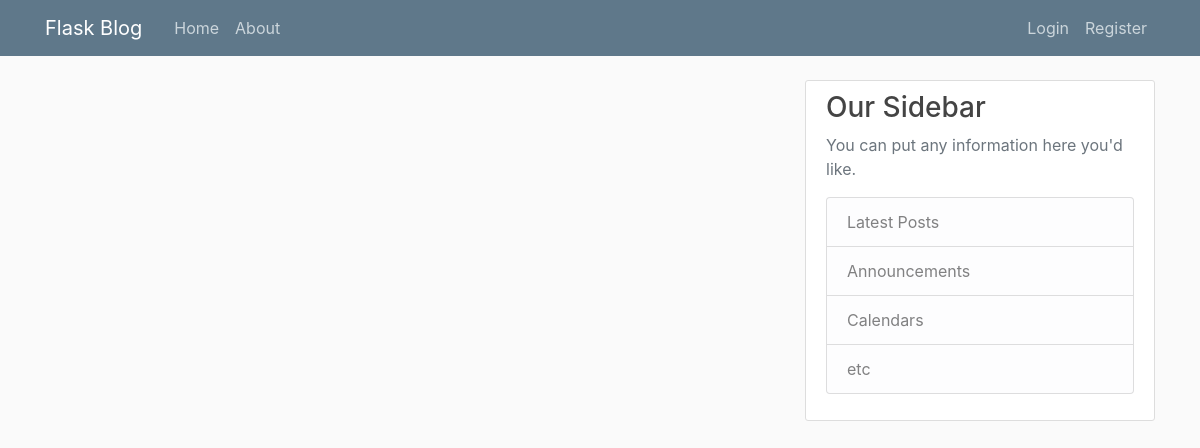
Page /home on the earlier database version.
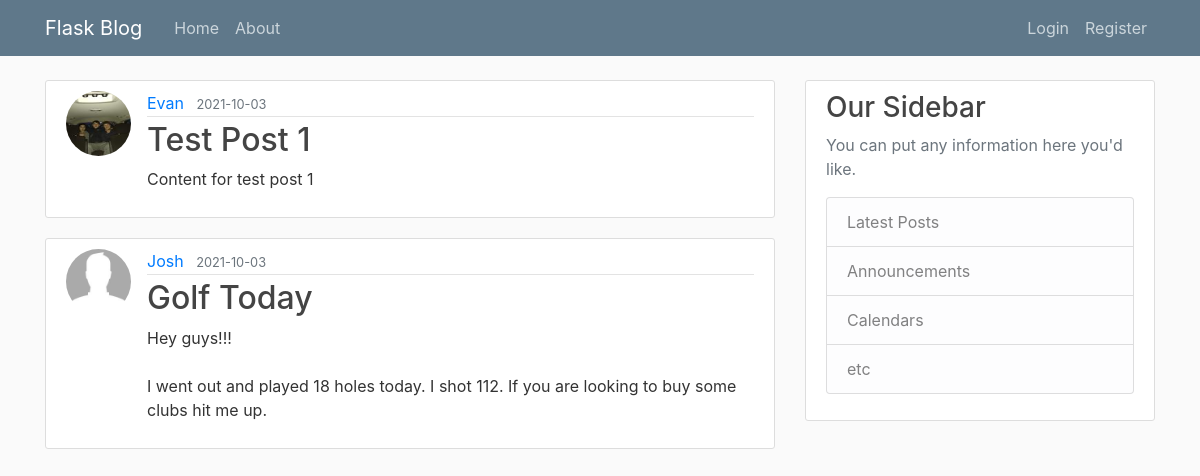
Same page on the later database version.
### flaskblog/models.py (models this page shows, shortened)
class Post(db.Model):
    id = db.Column(db.Integer, primary_key=True)
    title = db.Column(db.String(100), nullable=False)
    date_posted = db.Column(db.DateTime, nullable=False, default=datetime.utcnow)
    content = db.Column(db.Text, nullable=False)
    user_id = db.Column(db.Integer, db.ForeignKey('user.id'), nullable=False)

class User(db.Model, UserMixin):
    id = db.Column(db.Integer, primary_key=True)
    username = db.Column(db.String(20), unique=True, nullable=False)
    email = db.Column(db.String(120), unique=True, nullable=False)
    image_file = db.Column(db.String(20), nullable=False, default='default.jpg')
    password = db.Column(db.String(60), nullable=False)
    posts = db.relationship('Post', backref='author', lazy=True)

### flaskblog/routes.py (the view)
@app.route("/")
@app.route("/home", methods=['GET', 'POST'])
def home():
    posts = Post.query.all()
    return render_template("home.html", posts=posts)

### flaskblog/templates/home.html
{% extends "index.html" %}
{% block content %}
    {% for post in posts %}
        <article class="media content-section">
            <img class="rounded-circle article-img" src="{{ url_for('static', filename='profile_pics/' + post.author.image_file)  }}">
            <div class="media-body">
                <div class="article-metadata">
                    <a class="mr-2" href="#">{{ post.author.username }}</a>
                    <small class="text-muted">{{ post.date_posted.strftime('%Y-%m-%d') }}</small>
                </div>
                <h2><a class="article-title" href="{{ url_for('post', post_id=post.id) }}">{{ post.title }}</a></h2>
            <p class="article-content">{{ post.content }}</p>
        </div>
        </article>
    {% endfor %}
{% endblock content %}

### flaskblog/templates/index.html (shortened to what this page needs)
<!DOCTYPE html>
<html>
<head>
    <link rel="stylesheet" href="https://maxcdn.bootstrapcdn.com/bootstrap/4.0.0/css/bootstrap.min.css"
>
    <link rel="stylesheet" type="text/css" href="{{ url_for('static', filename='main.css') }}">
</head>
<body>
    <header class="site-header">
        <nav class="navbar navbar-expand-md navbar-dark bg-steel fixed-top">
            <div class="container">
                <a class="navbar-brand mr-4" href="/">Flask Blog</a>
                <div class="collapse navbar-collapse" id="navbarToggle">
                    <div class="navbar-nav mr-auto">
                        <a class="nav-item nav-link" href="{{ url_for('home') }}">Home</a>
                        <a class="nav-item nav-link" href="{{ url_for('about') }}">About</a>
                    </div>
                    <div class="navbar-nav">
                        {% if current_user.is_authenticated %}
                            <a class="nav-item nav-link" href="{{ url_for('new_post') }}">Create Post</a>
                            <a class="nav-item nav-link" href="{{ url_for('account') }}">Account</a>
                            <a class="nav-item nav-link" href="{{ url_for('logout') }}">Logout</a>
                        {% else %}
                            <a class="nav-item nav-link" href="{{ url_for('login') }}">Login</a>
                            <a class="nav-item nav-link" href="{{ url_for('register') }}">Register</a>
                        {% endif %}
                    </div>
                </div>
            </div>
        </nav>
    </header>
    <main role="main" class="container">
        <div class="row">
            <div class="col-md-8">
                {% block content %}{% endblock %}
            </div>
            <div class="col-md-4">
                <div class="content-section">
                    <h3>Our Sidebar</h3>
                    <p class='text-muted'>You can put any information here you'd like.
                    <ul class="list-group">
                        <li class="list-group-item list-group-item-light">Latest Posts</li>
                        <li class="list-group-item list-group-item-light">Announcements</li>
                        <li class="list-group-item list-group-item-light">Calendars</li>
                        <li class="list-group-item list-group-item-light">etc</li>
                    </ul>
                    </p>
                </div>
            </div>
        </div>
    </main>
</body>
</html>

### flaskblog/static/main.css (style rules this page uses)
body { background: #fafafa; color: #333333; margin-top: 5rem; }
h1, h2, h3, h4, h5, h6 { color: #444444; }
.bg-steel { background-color: #5f788a; }
.site-header .navbar-nav .nav-link { color: #cbd5db; }
.content-section { background: #ffffff; padding: 10px 20px; border: 1px solid #dddddd; border-radius: 3px; margin-bottom: 20px; }
.article-title { color: #444444; }
.article-content { white-space: pre-line; }
.article-img { height: 65px; width: 65px; margin-right: 16px; }
.article-metadata { padding-bottom: 1px; margin-bottom: 4px; border-bottom: 1px solid #e3e3e3 }

Differences in the rows shown:
added Post: image_file (picture), author.username "Evan", date_posted "2021-10-03", title "Test Post 1", content "Content for test post 1"
added Post: image_file (placeholder picture), author.username "Josh", date_posted "2021-10-03", title "Golf Today", content "Hey guys!!! I went out and played 18 holes today. I shot 112. If you are looking to buy some clubs hit me up."
